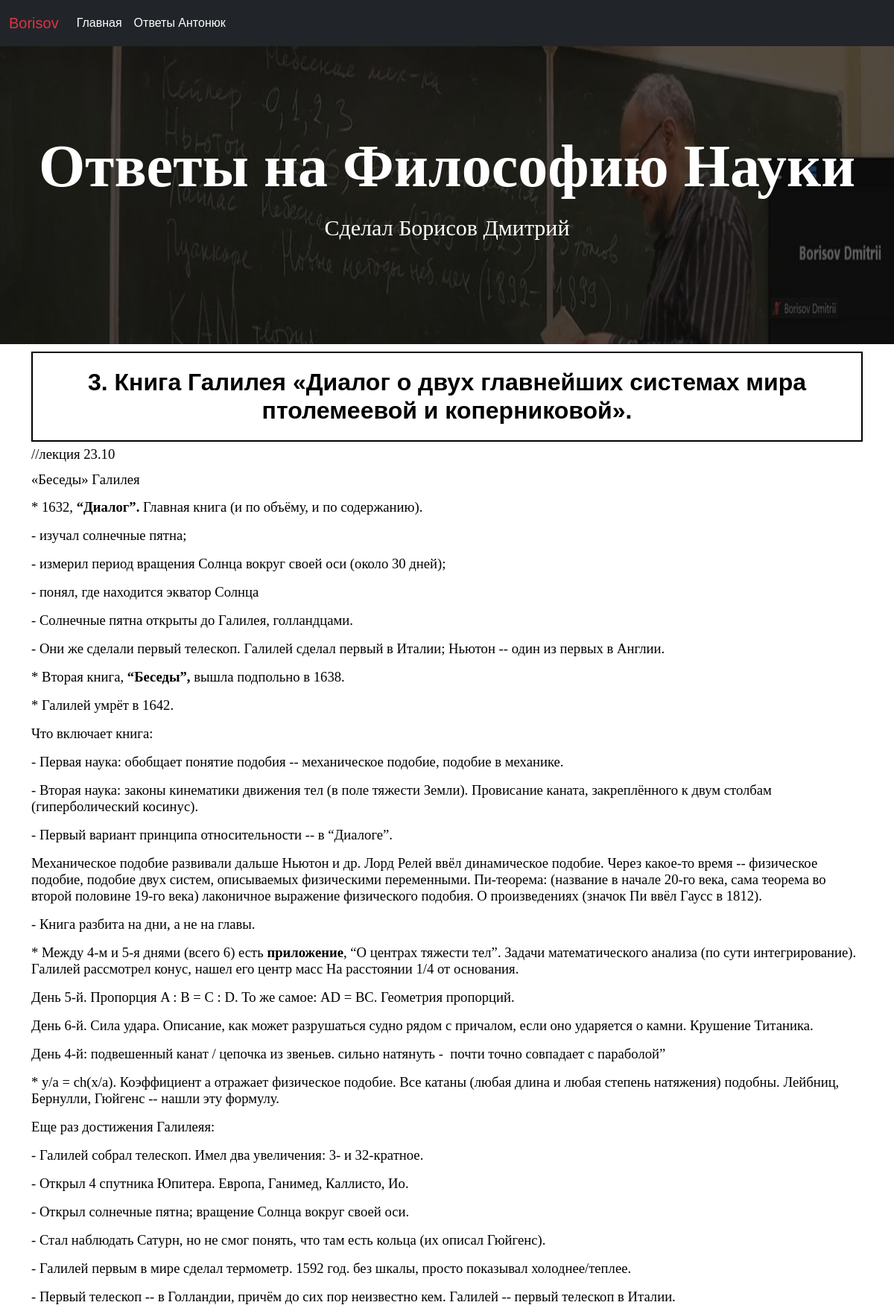
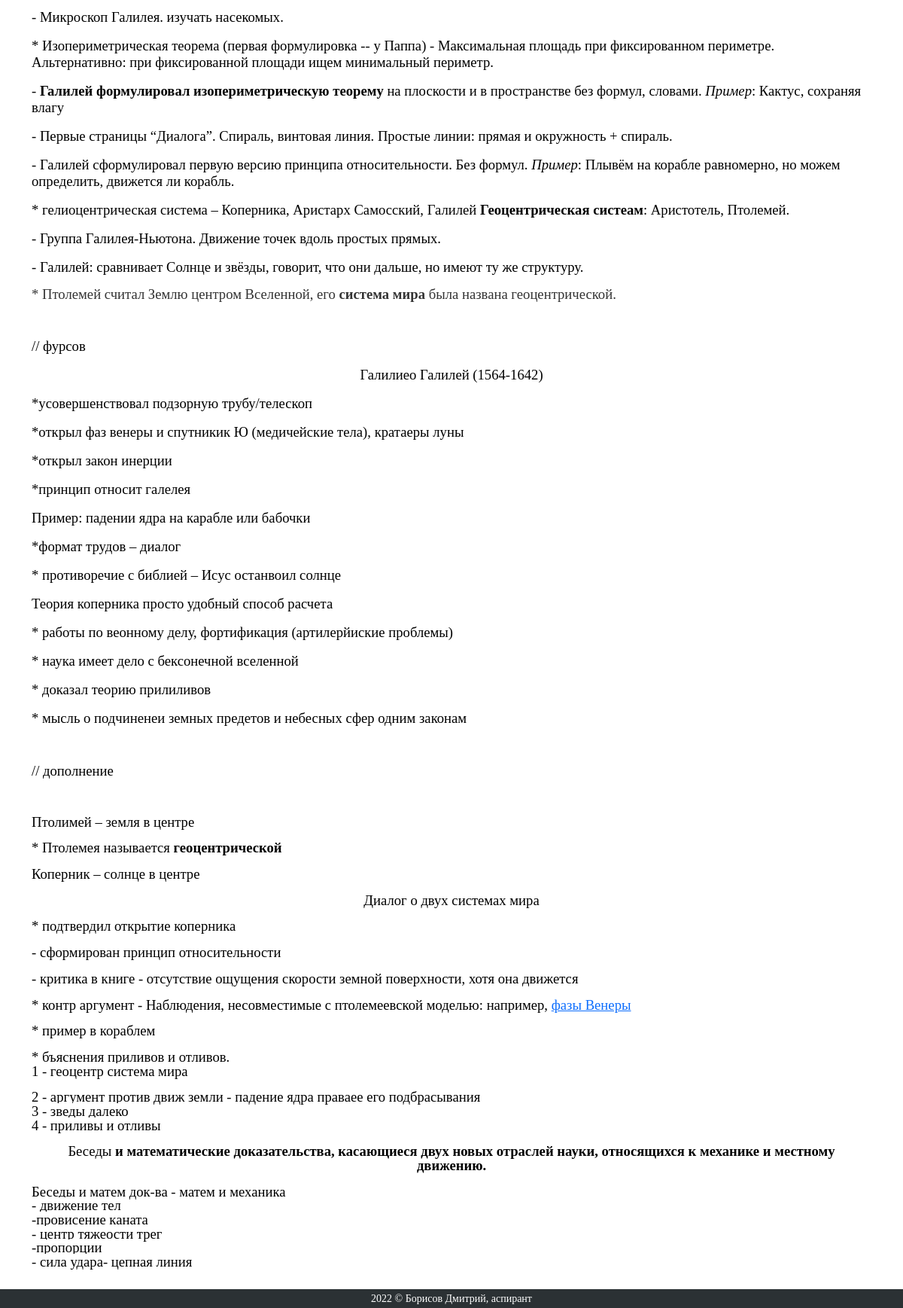
/answer/3/, run on the app's committed database (2 pictures, top to bottom).
### badphilosopher/models.py (models this page shows, shortened)
class Lections(models.Model):
    number = models.IntegerField(unique=True)
    name_question = models.TextField(blank=True, null=True)
    answer = RichTextUploadingField(blank=True, null=True)
    visible = models.BooleanField(blank=True, null=True)

### badphilosopher/views.py (the view)
# urls.py: path('answer/<slug>/', DetailedAnswerlView.as_view(), name='detailed_answer'), # СТРАНИЦА ПОСТА
class DetailedAnswerlView(View):
    def get(self, request, slug, *args, **kwargs):
        answer = get_object_or_404(Lections, number=slug)
        return render(request, 'badphilosopher/detailed_answer.html', context={'answer': answer})

### badphilosopher/templates/badphilosopher/detailed_answer.html
{% extends './base.html' %}
{% load static %}
{% block head_block %}
    <link rel="stylesheet" type="text/css" href="{% static 'css/detailed_answer.css' %}">
{% endblock %}
{% block answers %}
<section class="detailed_answer">
    <div class="container">
        <h2 class="detailed_answer__header" style="border: 2px solid black;">
            {{answer.number}}.
            {{answer.name_question}}
        </h2>
        <div class="detailed_answer__text">
            {{answer.answer|safe}}
        </div>
    </div>
</section>
{% endblock %}

### badphilosopher/static/css/answer_list.css (style rules this page uses)
* { position: relative; box-sizing: border-box; font-weight: initial; }
body { margin: 0; padding: 0; font-family: 'Montserrat', sans-serif; font-size: 16px; line-height: 1.8; color: #000000; min-height: 100vh; display: flex; flex-direction: column; }

### badphilosopher/static/css/detailed_answer.css (style rules this page uses)
.detailed_answer { position: relative; padding: 10px; display: flex; flex-direction: column; justify-content: center; align-items: center; background-color: #aba9a9; background-color: rgba(255,255,255,1); }
.detailed_answer:before { content: ' '; display: block; position: absolute; left: 0; top: 0; width: 100%; height: 100%; z-index: -1; background-image: url('../img/bg_study.jpg'); background-repeat: no-repeat; background-position: 50% 0; background-size: cover; }
.detailed_answer__header { text-align: center; font-weight: bold; padding: 20px 0 20px 0; }
.detailed_answer p { line-height: 1; }

### data on the page
Lections: number "3", name_question "Книга Галилея «Диалог о двух главнейших системах мира птолемеевой и коперниковой».", answer "//лекция 23.10 «Беседы» Галилея * 1632, “Диалог”. Главная книга (и по объёму, и по содержанию). - изучал солнечные пятна; - измерил период вращения Солнца вокруг своей оси (около 30 дней); - понял, где находится экватор Солнца - Солнечные пятна открыты до Галилея, голландцами. - Они же сделали первый телескоп. Галилей сделал первый в Италии; Ньютон -- один из первых в Англии. * Вторая книга, “Беседы”, вышла подпольно в 1638. * Галилей умрёт в 1642. Что включает книга: - Первая наука: обобщает понятие подобия -- механическое подобие, подобие в механике. - Вторая наука: законы кинематики движения тел (в поле тяжести Земли). Провисание каната, закреплённого к двум столбам (гиперболический…"
